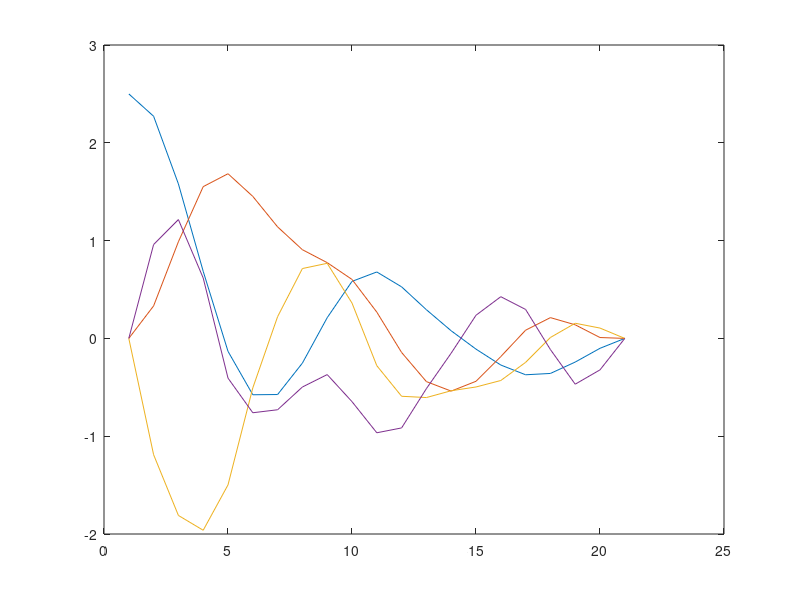

MATLAB code to generate this figure: (Note: this script raises an error after producing the figure.)
clear

N = 20;
nx = 8;
nu = 3;

A0 = [0.76272   0.11488   0.00248   0.00002   0.45961   0.01981   0.00025   0.00000 ;
  0.11488   0.76520   0.11490   0.00248   0.01981   0.45987   0.01981   0.00025 ;
  0.00248   0.11490   0.76520   0.11488   0.00025   0.01981   0.45987   0.01981 ;
  0.00002   0.00248   0.11488   0.76272   0.00000   0.00025   0.01981   0.45961 ;
 -0.89941   0.42024   0.01931   0.00025   0.76272   0.11488   0.00248   0.00002 ;
  0.42024  -0.88010   0.42049   0.01931   0.11488   0.76520   0.11490   0.00248 ;
  0.01931   0.42049  -0.88010   0.42024   0.00248   0.11490   0.76520   0.11488 ;
  0.00025   0.01931   0.42024  -0.89941   0.00002   0.00248   0.11488   0.76272 ];

B = [0.11990   0.00252   0.00002 ;
  0.00252   0.11992   0.00252 ;
  0.00002   0.00252   0.11992 ;
  0.00000   0.00002   0.00252 ;
  0.45961   0.01981   0.00025 ;
  0.01981   0.45987   0.01981 ;
  0.00025   0.01981   0.45987 ;
  0.00000   0.00025   0.01981 ];

b = [0.10000 ;
  0.10000 ;
  0.10000 ;
  0.10000 ;
  0.10000 ;
  0.10000 ;
  0.10000 ;
  0.10000];

x0 = [  2.50000 ;
  2.50000 ;
  0.00000 ;
  0.00000 ;
  0.00000 ;
  0.00000 ;
  0.00000 ;
  0.00000 ];

% Cost function
Q = eye(nx);
R = 2*eye(nu);
q = 0.1*ones(nx,1);
r = 0.2*ones(nu,1);
H = blkdiag(kron(eye(N),blkdiag(Q,R)),Q);
f = [repmat([q;r],N,1);q];

C = [-eye(nx),zeros(nx,N*(nx+nu))];
c = [x0;repmat(b,N,1)];
for i=0:N-1
    C = [C;zeros(nx,i*(nx+nu)),A0,B,-eye(nx),zeros(nx,(N-i-1)*(nx+nu))];
end


lb = [repmat([-4*ones(nx,1);-0.5*ones(nu,1)],N,1);-4*ones(nx,1)];
lb(end-nx+1:end) = 0;
ub = -lb;


sparse.w = quadprog(H,f,[],[],C,-c,lb,ub);

XU = reshape([sparse.w;zeros(nu,1)],nx+nu,N+1);
sparse.x = vec(XU(1:nx,:));
sparse.u = vec(XU(nx+1:end,1:end-1));

figure(1);clf;plot(XU(1:2:7,:).')

%% Condensing

Abar = [-eye(nx),zeros(nx,(N-1)*nx)];
Bbar = kron(eye(N),B);
for i=1:N-1
    Abar = [Abar;zeros(nx,(i-1)*(nx)),A0,-eye(nx),zeros(nx,(N-i-1)*nx)];
end
Qbar = kron(eye(N+1),Q);
Rbar = kron(eye(N),R);
c = [A0*x0+b;repmat(b,N-1,1)];
Dx = blkdiag(zeros(N*nx,N*nx),eye(nx));
Dx(1,1) = 1;

G = [zeros(nx,N*nu);-Abar\Bbar];
Ge = [eye(nx);-Abar\[A0;zeros((N-1)*nx,nx)]];
g = [zeros(nx,1);-Abar\c];

Hbar = Rbar + G.'*Qbar*G;
hbar = repmat(r,N,1) + G.'*(repmat(q,N+1,1)+Qbar*g);
%% Read from file
file = fopen('QP_data.txt','r');
num_arrays_to_read = 10;
arrays_to_read = {};
for i=1:num_arrays_to_read
    instr=fgets(file);
    temp = sscanf(instr,'%g ');
    arrays_to_read{i} = temp;
end
numvars = N*nu;
[H,f,A,lbU,ubU,lbA,ubA,C,d,D] = arrays_to_read{:};
H = reshape(H,numvars,numvars);
A = reshape(A,N*(nx+nx+nu)+nx+nu,numvars);
% C = reshape(C,N*(nx),numvars);
D = reshape(D,(N+1)*(nx+nu),numvars);

% bigA = [];
% for i=0:N-1
%     bigA = [bigA;C(i*nx+1:(i+1)*nx,:);D(i*(nx+nu)+1:(i+1)*(nx+nu),:)];
% end
% bigA = [bigA;D(end-(nx+nu)+1:end,:)];

condensing.u = quadprog(H,f,[A;-A],[ubA;-lbA],[],[],lbU,ubU);
condensing.x = C*condensing.u+d;

norm(condensing.u-sparse.u)
norm(condensing.x-sparse.x(nx+1:end))

figure(1);hold on;
condensing.XU = reshape([x0;condensing.x],nx,N+1);
plot(condensing.XU(1:2:7,:).','o')
